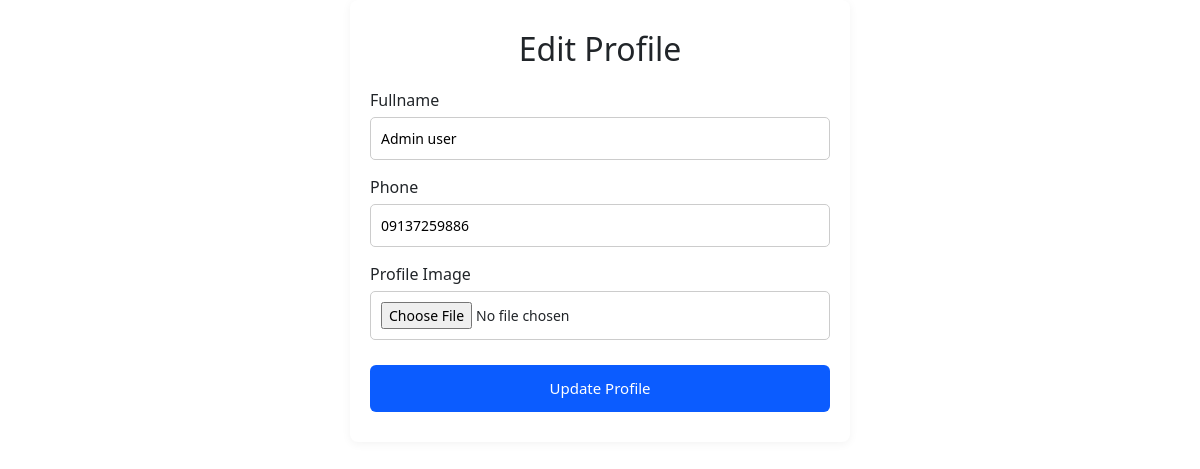
/users/profile/edit/ (signed in), run on an earlier commit of the app's database.
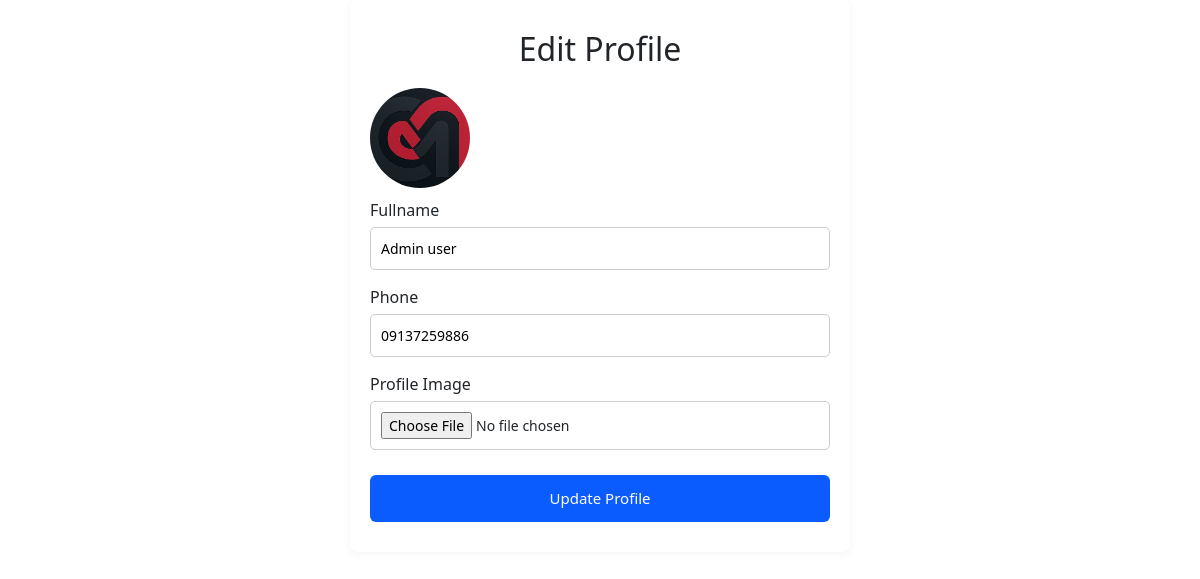
And on a later commit of the database.
### users/models.py (models this page shows, shortened)
class User(AbstractUser):
    student_id = models.CharField(max_length=20, unique=True, blank=True)
    fullname = models.CharField(max_length=50)
    phone = models.CharField(max_length=20)
    country = models.CharField(max_length=100)
    email = models.EmailField(max_length=254, unique=True)
    github_username = models.CharField(
    max_length=100,
    blank=True,
    null=True
    )
    profile_image = models.ImageField(upload_to='profiles/', blank=True)
    is_verified = models.BooleanField(default=False)
    verified_at = models.DateTimeField(
    null=True,
    blank=True
    )

### users/views.py (the view, shortened to what this page needs)
# urls.py: path("profile/edit/", views.edit_profile, name="edit_profile"),
@login_required
def edit_profile(request):
    user = request.user
    return render(request,"users/edit_profile.html")

### users/templates/users/edit_profile.html (shortened to what this page needs)
{% extends "base.html" %}
{% load static %}
{% block content %}
<div class="profile-container">
<h2>Edit Profile</h2>
{% if user.profile_image %}
<img src="{{ user.profile_image.url }}" class="profile-preview">
{% endif %}
<form method="POST" enctype="multipart/form-data" class="profile-form">
<div class="form-group">
    <label>Fullname</label>
    <input type="text" name="fullname" value="{{user.fullname}}">
</div>
<div class="form-group">
<label>Phone</label>
<input type="text" name="phone" value="{{ user.phone }}">
</div>
<div class="form-group">
<label>Profile Image</label>
<input type="file" name="profile_image">
</div>
<button type="submit" class="update-btn">
Update Profile
</button>
</form>
</div>
{% endblock %}

What changed in the data, as far as the page shows it:
changed User "Admin user": profile_image: picture added
